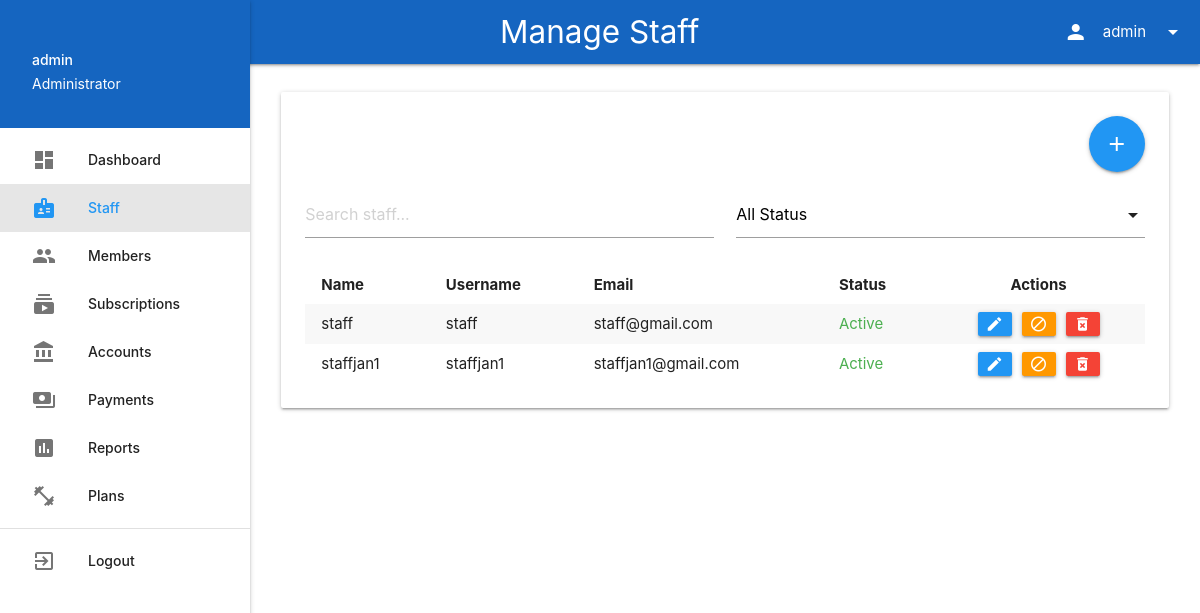
The page /admin/staff.php (signed in) on the database its author committed.
### tables this page shows
CREATE TABLE `users` (
  `id` int(11) NOT NULL,
  `username` varchar(50) NOT NULL,
  `password` varchar(255) NOT NULL,
  `email` varchar(100) NOT NULL,
  `full_name` varchar(100) NOT NULL,
  `contact_number` varchar(20) NOT NULL,
  `address` text NOT NULL,
  `role` enum('admin','staff','member') NOT NULL,
  `status` enum('active','inactive') DEFAULT 'active',
  `verified` tinyint(1) DEFAULT 0,
  `verified_at` datetime DEFAULT NULL,
  `verified_by` int(11) DEFAULT NULL,
  `staff_notes` text DEFAULT NULL,
  `permanently_deleted` tinyint(1) DEFAULT 0,
  `deleted_at` datetime DEFAULT NULL,
  `created_at` timestamp NOT NULL DEFAULT current_timestamp(),
  `updated_at` timestamp NOT NULL DEFAULT current_timestamp() ON UPDATE current_timestamp()
);

### admin/staff.php (the view, shortened to what this page needs)
<?php
require_once '../config/config.php';
$search = isset($_GET['search']) ? $conn->real_escape_string($_GET['search']) : '';
$query = "SELECT * FROM users WHERE role = 'staff' AND permanently_deleted = 0";
$result = $conn->query($query);
?>
<!DOCTYPE html>
<html lang="en">
<head>
    <link rel="stylesheet" href="https://cdnjs.cloudflare.com/ajax/libs/materialize/1.0.0/css/materialize.min.css">
</head>
<body>
    <?php include '../includes/admin_nav.php'; ?>
    <main>
        <div class="row">
            <div class="col s12">
                <div class="card">
                    <div class="card-content">
                        <div class="row">
                            <div class="col s12">
                                <div class="right-align">
                                    <a href="#add-staff-modal" class="btn-floating btn-large blue waves-effect waves-light modal-trigger">
                                        <i class="material-icons">add</i>
                                    </a>
                                </div>
                            </div>
                        </div>
                        <div class="row">
                            <div class="col s12 m6">
                                <input type="text" id="search" placeholder="Search staff..." value="<?php echo htmlspecialchars($search); ?>">
                            </div>
                            <div class="col s12 m6">
                            </div>
                        </div>
                        <table class="striped responsive-table">
                            <thead>
                                <tr>
                                    <th>Name</th>
                                    <th>Username</th>
                                    <th>Email</th>
                                    <th>Status</th>
                                    <th class="center-align">Actions</th>
                                </tr>
                            </thead>
                            <tbody>
                                <?php if ($result && $result->num_rows > 0): ?>
                                    <?php while($staff = $result->fetch_assoc()): ?>
                                        <tr>
                                            <td><?php echo htmlspecialchars($staff['full_name']); ?></td>
                                            <td><?php echo htmlspecialchars($staff['username']); ?></td>
                                            <td><?php echo htmlspecialchars($staff['email']); ?></td>
                                            <td>
                                                <span class="status-<?php echo $staff['status']; ?>">
                                                    <?php echo ucfirst($staff['status']); ?>
                                                </span>
                                            </td>
                                            <td class="center-align">
                                                <div class="staff-actions">
                                                    <button type="button" class="btn-small blue waves-effect waves-light"
                                                            onclick="editStaff(<?php echo $staff['id']; ?>)">
                                                        <i class="material-icons">edit</i>
                                                    </button>
                                                    <button type="button" class="btn-small <?php echo $staff['status'] === 'active' ? 'orange' : 'green'; ?> waves-effect waves-light"
                                                            onclick="toggleStaffStatus(<?php echo $staff['id']; ?>, '<?php echo $staff['status']; ?>')">
                                                        <i class="material-icons"><?php echo $staff['status'] === 'active' ? 'block' : 'check'; ?></i>
                                                    </button>
                                                    <button type="button" class="btn-small red waves-effect waves-light"
                                                            onclick="deletePermanently(<?php echo $staff['id']; ?>, '<?php echo addslashes($staff['username']); ?>')">
                                                        <i class="material-icons">delete_forever</i>
                                                    </button>
                                                </div>
                                            </td>
                                        </tr>
                                    <?php endwhile; ?>
                                <?php else: ?>
                                    <tr>
                                        <td colspan="5" class="center-align">No staff found</td>
                                    </tr>
                                <?php endif; ?>
                            </tbody>
                        </table>
                    </div>
                </div>
            </div>
        </div>
    </main>
</body>
</html>

### includes/admin_nav.php (style rules this page uses)
main { padding: 20px; margin-left: 250px; }
main { margin-top: 64px; }

### admin/staff.php (style rules this page uses)
table td, table th { padding: 8px 16px !important; }
.staff-actions { display: flex; gap: 10px; justify-content: center; align-items: center; }
.status-active { color: #4CAF50; }
.btn-small { padding: 0 8px; height: 24px; line-height: 24px; }
.btn-small i { font-size: 1.2rem; line-height: 24px; }

### rows shown on the page
users: full_name "staff", username "staff", email "staff@gmail.com", status "Active"
users: full_name "staffjan1", username "staffjan1", email "staffjan1@gmail.com", status "Active"

### other values the page prints
$page_title "Manage Staff"
$_SESSION['username'] "admin"
